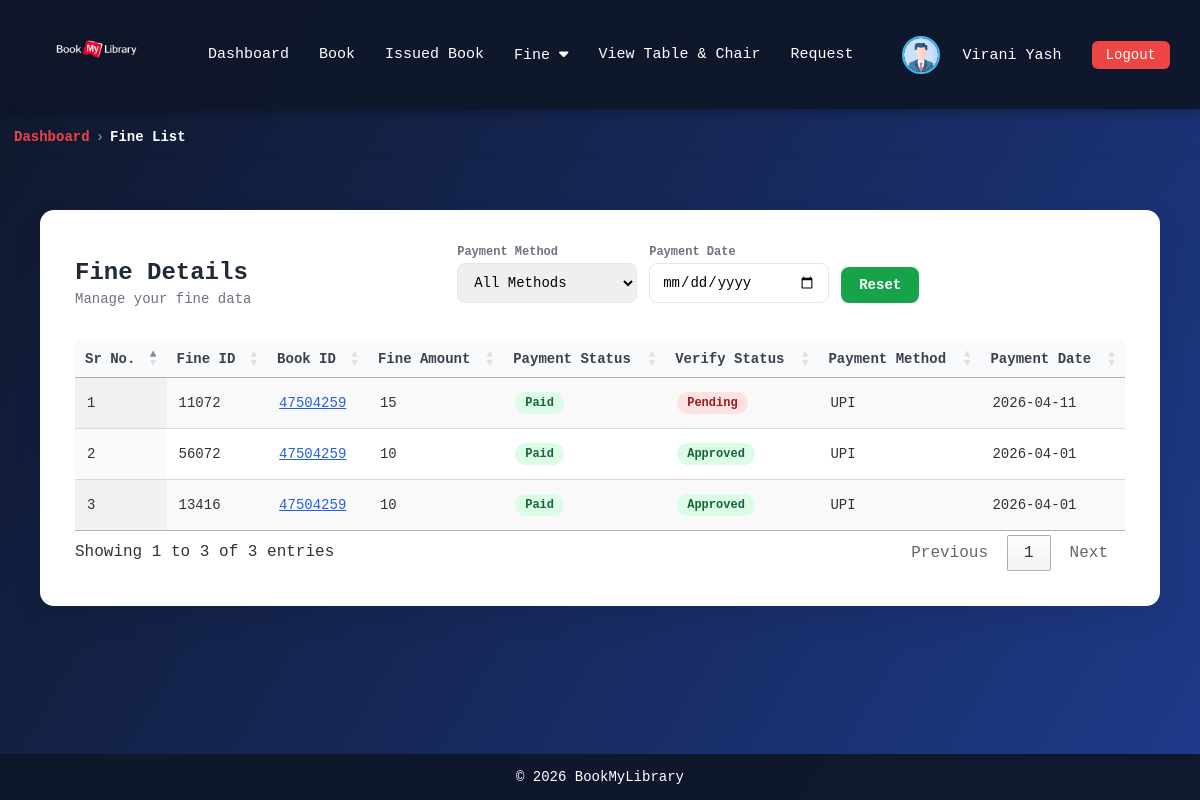
The page /user/fine_list.php (signed in) on the database its author committed.
### tables this page shows
CREATE TABLE `user` (
  `user_id` int NOT NULL,
  `first_name` varchar(100) DEFAULT NULL,
  `last_name` varchar(100) DEFAULT NULL,
  `email` varchar(255) DEFAULT NULL,
  `contact_no` varchar(15) DEFAULT NULL,
  `gender` varchar(10) DEFAULT NULL,
  `address` varchar(255) DEFAULT NULL,
  `image` varchar(255) DEFAULT NULL,
  `password` varchar(255) NOT NULL,
  `role` varchar(10) DEFAULT NULL,
  `status` varchar(15) DEFAULT NULL
);

CREATE TABLE `payment_history` (
  `payment_id` int NOT NULL,
  `issue_id` int DEFAULT NULL,
  `user_id` int DEFAULT NULL,
  `library_id` int DEFAULT NULL,
  `amount` int DEFAULT NULL,
  `payment_method` varchar(50) DEFAULT NULL,
  `payment_status` varchar(50) DEFAULT NULL,
  `payment_date` date DEFAULT NULL,
  `utr_no` varchar(100) DEFAULT NULL,
  `screenshot` varchar(255) DEFAULT NULL,
  `verify_status` varchar(20) NOT NULL DEFAULT 'Pending'
);

CREATE TABLE `issue` (
  `issue_id` int NOT NULL,
  `book_id` int DEFAULT NULL,
  `user_id` int DEFAULT NULL,
  `library_id` int DEFAULT NULL,
  `issue_date` date DEFAULT NULL,
  `return_date` date DEFAULT NULL,
  `fine_amount` int DEFAULT NULL,
  `renew_count` int NOT NULL DEFAULT '0',
  `status` varchar(30) DEFAULT NULL,
  `last_mailed_status` varchar(50) DEFAULT NULL,
  `is_rated` tinyint NOT NULL DEFAULT '0',
  `created_at` datetime DEFAULT CURRENT_TIMESTAMP
);

### user/fine_list.php (the view, shortened to what this page needs)
<!DOCTYPE html>
<html lang="en">
<head>
    <link rel="stylesheet" href="https://cdn.datatables.net/1.13.6/css/jquery.dataTables.min.css">
    <link rel="stylesheet" href="https://cdn.datatables.net/buttons/2.4.1/css/buttons.dataTables.min.css">
</head>
<body>
    <?php include 'navbar.php'; ?>
    <div class="breadcrumb-wrapper">
        <nav class="breadcrumb">
            <a href="home.php" class="dashboard">Dashboard</a>
            <span class="separator">›</span>
            <span class="current">Fine List</span>
        </nav>
    </div>
    <div class="container">
        <div class="card">
            <div class="top-actions">
                <div class="title-area">
                    <h3>Fine Details</h3>
                    <div class="subtitle">Manage your fine data</div>
                </div>
                <div class="advanced-filters">
                    <div class="filter-box">
                        <label>Payment Method</label>
                        <select id="filterPaymentMethod">
                            <option value="">All Methods</option>
                        </select>
                    </div>
                    <div class="filter-box">
                        <label>Payment Date</label>
                        <input type="date" id="filterPaymentDate" placeholder="Filter by Payment Date">
                    </div>
                    <div class="filter-box btn-area">
                        <button class="btn btn-add" onclick="resetFilters()">Reset</button>
                    </div>
                </div>
            </div>
            <table id="bookTable" class="display">
                <thead>
                    <tr>
                        <th>Sr No.</th>
                        <th>Fine ID</th>
                        <th>Book ID</th>
                        <th>Fine Amount</th>
                        <th>Payment Status</th>
                        <th>Verify Status</th>
                        <th>Payment Method</th>
                        <th>Payment Date</th>
                    </tr>
                </thead>
                <tbody>
                    <?php
                    $user_id = $_SESSION['id'];
                    $fine = mysqli_query($con, "SELECT * FROM payment_history WHERE user_id = $user_id AND payment_status = 'Paid' ORDER BY payment_date DESC");
                    $i = 1;
                    foreach ($fine as $row) {
                        $book_id = mysqli_fetch_assoc(mysqli_query($con, "SELECT book_id FROM issue WHERE issue_id = '{$row['issue_id']}'"));
                        $book_data = mysqli_fetch_assoc(mysqli_query($con, "SELECT * FROM book_list WHERE book_id = '{$book_id['book_id']}'"));
                        $library_data = mysqli_fetch_assoc(mysqli_query($con, "SELECT * FROM library WHERE library_id = '{$row['library_id']}'"));
                        echo "<tr>
                                <td>{$i}</td>
                                <td>{$row['payment_id']}</td>
                                <td>
                                    <span class='model-link'
                                    onclick=\"openBookModal(
                                    '{$book_data['book_id']}',
                                    '../book_images/{$book_data['image']}',
                                    '" . htmlspecialchars($book_data['title'], ENT_QUOTES) . "',
                                    '" . htmlspecialchars($book_data['author'], ENT_QUOTES) . "',
                                    '" . htmlspecialchars($book_data['category'], ENT_QUOTES) . "',
                                    '{$book_data['year']}',
                                    '" . htmlspecialchars($library_data['library_name'], ENT_QUOTES) . "'
                                    )\">
                                    {$book_id['book_id']}
                                    </span>
                                </td>
                                <td>{$row['amount']}</td>
                                <td><span class='status paid'>Paid</span></td>
                                <td><span class='status " . ($row['verify_status'] == 'Pending' || $row['verify_status'] == 'Rejected' ? 'unpaid' : 'paid') . "'>{$row['verify_status']}</span></td>
                                <td>{$row['payment_method']}</td>
                                <td>{$row['payment_date']}</td>
                                <!-- <td>
                                    <a href='edit_fine.php?fine_id=24842354'><button class='btn btn-edit'>Edit</button></a>
                                    <button class='btn btn-delete' onclick='openDeleteModal()'>Delete</button><br>
                                </td> -->
                            </tr>";
                        $i++;
                    }
                    ?>
                </tbody>
            </table>
        </div>
    </div>
    <?php include 'footer.php'; ?>
</body>
</html>

### user/navbar.php (shortened to what this page needs)
<!DOCTYPE html>
<html lang="en">
<?php
include '../update_status.php';
?>
<head>
    <link rel="stylesheet" href="https://cdnjs.cloudflare.com/ajax/libs/font-awesome/6.5.0/css/all.min.css">
</head>
<body>
    <?php
    $user_id = $_SESSION['id'];
    $user = mysqli_query($con, "SELECT * FROM user WHERE user_id = $user_id");
    $data = mysqli_fetch_assoc($user);
    ?>
    <nav class="navbar">
        <div class="nav-left">
            <a href="home.php">
                <img src="../image/BookMyLibrary.png" alt="Library Logo">
            </a>
        </div>
        <div class="nav-center">
            <a href="home.php">Dashboard</a>
            <a href="book.php">Book</a>
            <a href="issued_book.php">Issued Book</a>
            <div class="dropdown">
                <a href="javascript:void(0);" class="dropbtn">Fine <i class="fa-solid fa-caret-down"></i></a>
            </div>
            <a href="view_table&chair.php">View Table & Chair</a>
            <a href="request_librarian.php">Request</a>
        </div>
        <div class="nav-right">
            <div class="profile">
                <img src="../image/<?php echo $data['image']; ?>" alt="Profile">
                <div class="dropdown">
                    <a href="javascript:void(0);" class="dropbtn"><?php echo $data['first_name'] . " " . $data['last_name']; ?></a>
                </div>
            </div>
            <a href="../login.php" class="logout-btn">Logout</a>
        </div>
    </nav>
</body>
</html>

### user/fine_list.php (style rules this page uses)
* { margin: 0; padding: 0; box-sizing: border-box; font-family: "JetBrains Mono", "Fira Code", Consolas, monospace; }
body { min-height: 100vh; display: flex; flex-direction: column; background: linear-gradient(120deg, #0f172a, #1e3a8a); color: #333; }
.container { width: 100%; max-width: 100%; padding: 40px; }
.card { background: #ffffff; padding: 35px; border-radius: 14px; box-shadow: 0 12px 30px rgba(0, 0, 0, 0.08); }
.top-actions { display: flex; justify-content: space-between; align-items: center; margin-bottom: 20px; flex-wrap: wrap; gap: 10px; }
.title-area h3 { margin: 0; font-size: 24px; font-weight: 700; color: #1f2937; }
.subtitle { font-size: 14px; color: #6b7280; margin-top: 5px; }
.btn { padding: 10px 18px; border-radius: 8px; border: none; cursor: pointer; font-size: 14px; font-weight: 600; transition: 0.2s ease; }
.btn-add { background: #16a34a; color: #fff; }
td { white-space: nowrap; }
.model-link { color: #2660de; cursor: pointer; text-decoration: underline; }
table.dataTable { width: 100% !important; font-size: 14px; }
table.dataTable thead th { background: #f9fafb; color: #374151; font-weight: 600; border-bottom: 1px solid #e5e7eb; padding: 14px 12px; }
table.dataTable tbody td { padding: 14px 12px; vertical-align: middle; }
table.dataTable tbody tr { transition: background 0.2s; }
.status { padding: 6px 16px; border-radius: 999px; font-size: 13px; font-weight: 600; display: inline-block; }
.paid { background: #dcfce7; color: #166534; }
.unpaid { background: #fee2e2; color: #991b1b; }
.breadcrumb-wrapper { padding: 10px 14px; border-radius: 8px; margin-bottom: 15px; margin-top: 10px; box-shadow: 0 2px 4px rgba(0, 0, 0, 0.02); }
.breadcrumb { font-size: 14px; font-weight: 500; color: #6b7280; display: flex; flex-wrap: wrap; align-items: center; gap: 6px; }
.breadcrumb .dashboard { color: #ef4444; font-weight: 600; }
.breadcrumb .separator { color: #9ca3af; }
.breadcrumb a { text-decoration: none; color: #ef4444; transition: 0.2s ease; }
.breadcrumb .current { color: #ffffffff; font-weight: 600; }
.status { padding: 4px 10px; border-radius: 20px; font-size: 12px; font-weight: 600; display: inline-block; }
.advanced-filters { display: flex; flex-wrap: wrap; gap: 12px; margin-bottom: 18px; }
.advanced-filters input, .advanced-filters select { padding: 10px 12px; border: 1px solid #e5e7eb; border-radius: 8px; font-size: 14px; min-width: 180px; }
.filter-box { display: flex; flex-direction: column; }
.filter-box label { font-size: 12px; font-weight: 600; color: #6b7280; margin-bottom: 4px; }
.btn-area { justify-content: flex-end; }

### user/navbar.php (style rules this page uses)
.navbar { background: rgba(15, 23, 42, 0.95); color: #fff; padding: 12px 30px; display: flex; align-items: center; justify-content: space-between; flex-wrap: wrap; box-shadow: 0 4px 10px rgba(0, 0, 0, 0.25); font-family: "JetBrains Mono", "Fira Code", Consolas, monospace; }
.nav-left { display: flex; align-items: center; gap: 10px; }
.nav-left img { height: 80px; width: 130px; }
.nav-center { flex: 1; display: flex; justify-content: center; }
.nav-center a { color: #fff; text-decoration: none; margin: 0 15px; font-size: 15px; }
.nav-right { display: flex; align-items: center; gap: 15px; }
.profile { display: flex; align-items: center; gap: 8px; color: #fff; }
.profile img { width: 38px; height: 38px; border-radius: 50%; border: 2px solid #38bdf8; object-fit: cover; }
.logout-btn { padding: 6px 14px; border-radius: 6px; background: #ef4444; color: #fff; text-decoration: none; font-size: 14px; }
.dropdown { position: relative; display: inline-block; }
.dropdown>a { color: #fff; text-decoration: none; margin: 0 15px; font-size: 15px; cursor: pointer; }
.dropdown>a.dropbtn { color: #fff; text-decoration: none; margin: 0 15px; font-size: 15px; cursor: pointer; }

### user/footer.php (style rules this page uses)
html, body { height: 100%; margin: 0; }
body { display: flex; flex-direction: column; }

### rows shown on the page
user: image (placeholder picture), first_name "Virani", last_name "Yash"
payment_history: payment_id "11072", issue.book_id "47504259", amount "15", verify_status "Pending", payment_method "UPI", payment_date "2026-04-11"
payment_history: payment_id "56072", issue.book_id "47504259", amount "10", verify_status "Approved", payment_method "UPI", payment_date "2026-04-01"
payment_history: payment_id "13416", issue.book_id "47504259", amount "10", verify_status "Approved", payment_method "UPI", payment_date "2026-04-01"
